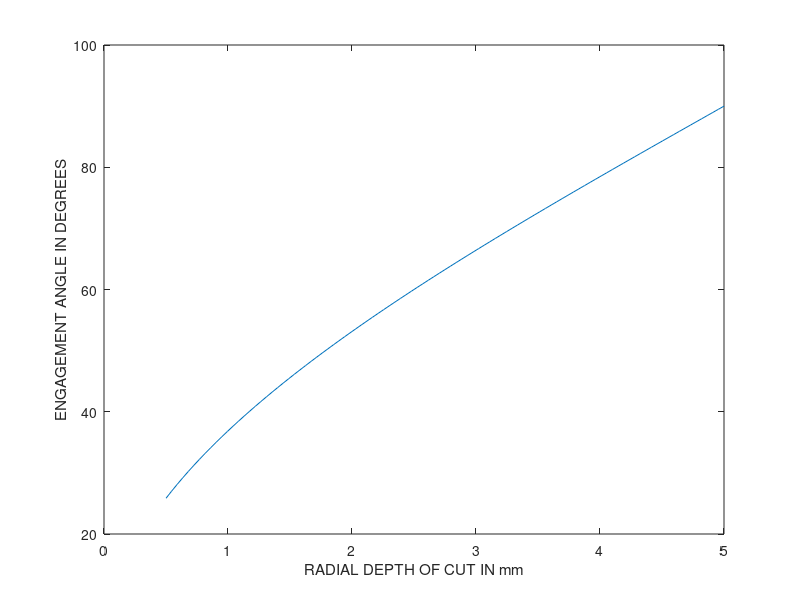
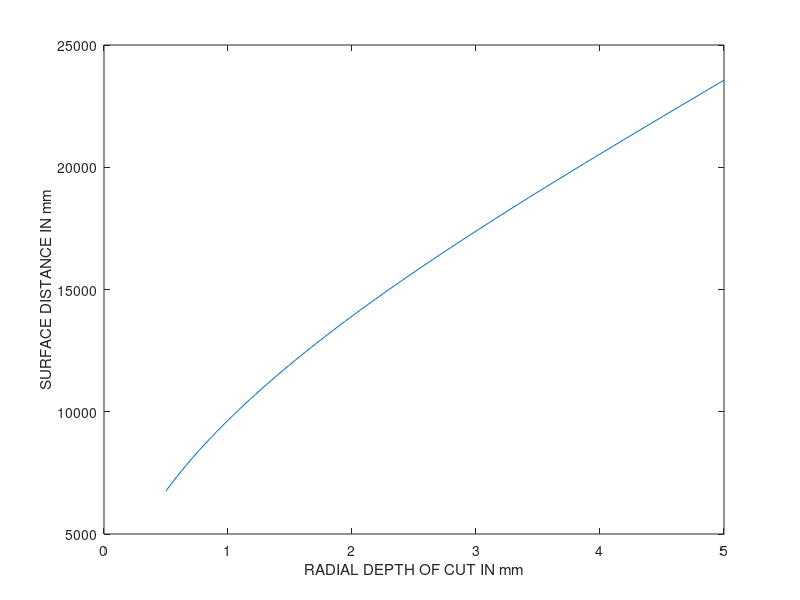
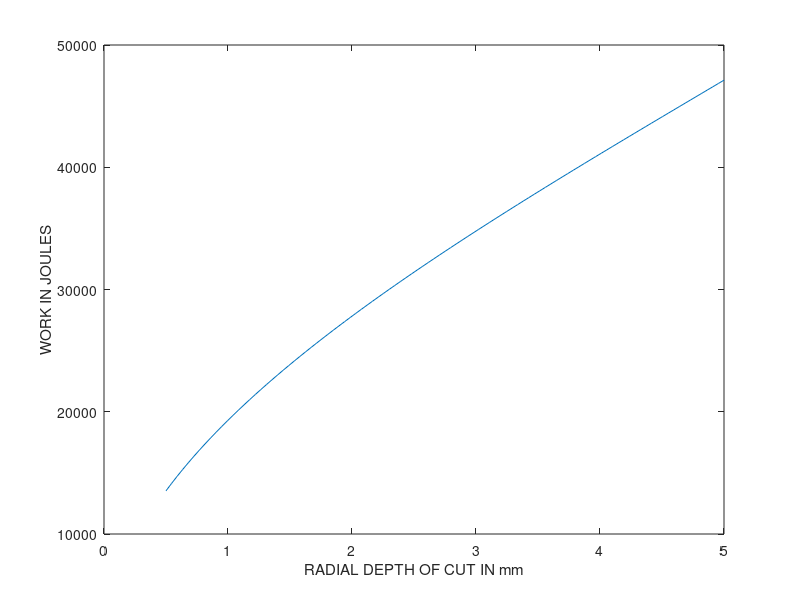
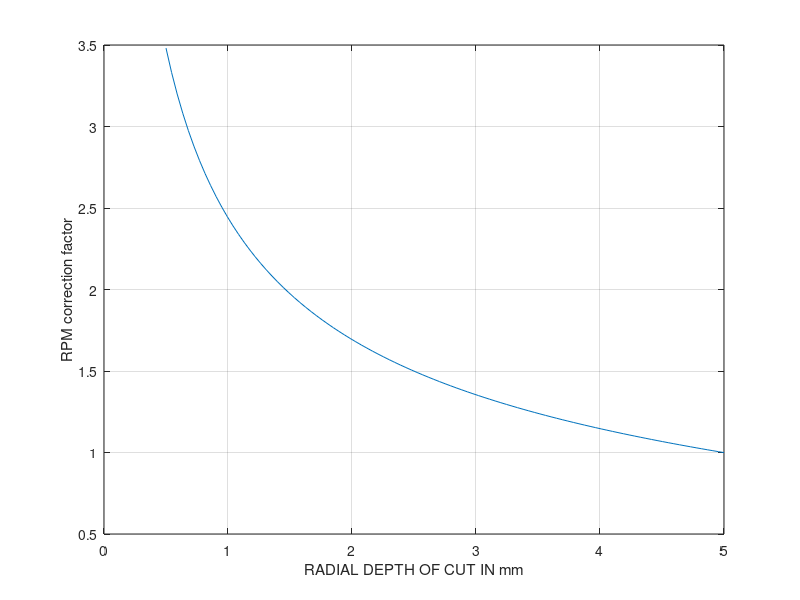

These figures' MATLAB source, in order:
clc
clear all
close all

ae = [0.5:0.045:5];
d = 10;
rpm = 1500;
fc = 2000; 

tea = 2.* asind(sqrt(ae/10))
figure(1)
plot(ae, tea)
ylabel('ENGAGEMENT ANGLE IN DEGREES')
xlabel('RADIAL DEPTH OF CUT IN mm')

sd = (d./2).* rpm .* 2 .* (tea.*(pi./180));
figure (2)
plot(ae, sd)
ylabel('SURFACE DISTANCE IN mm')
xlabel('RADIAL DEPTH OF CUT IN mm')

work = fc .* (sd./1000);
figure (3)
plot(ae, work)
ylabel('WORK IN JOULES')
xlabel('RADIAL DEPTH OF CUT IN mm')

rpm2 = ((2.*0.785)./(tea.*(pi./180)));
figure(4)
plot(ae,rpm2)
grid on
ylabel('RPM correction factor')
xlabel('RADIAL DEPTH OF CUT IN mm')



